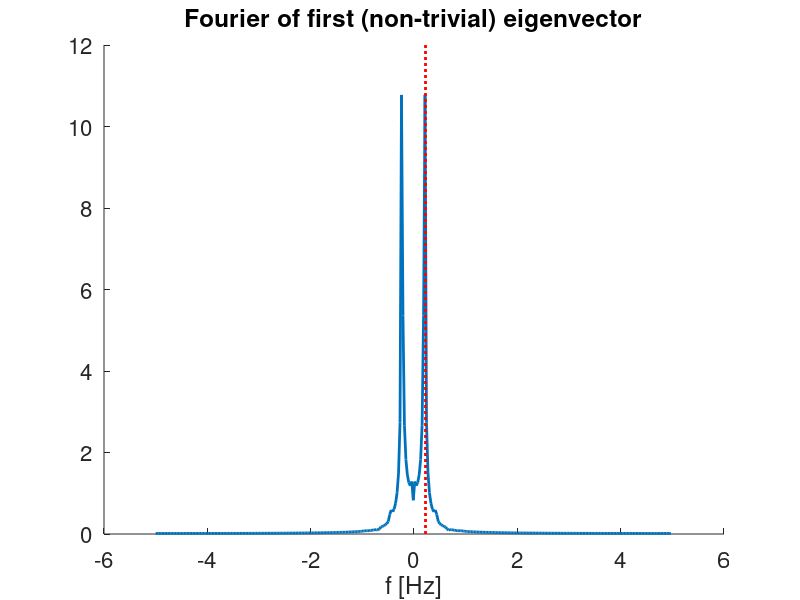

MATLAB code for this plot:
close all
clear
% clc

PLOT_MOVIE = false;

%%
L  = 5;
g  = 9.8; 
w0 = sqrt(g / L);
T  = 2 * pi / w0;
f0 = 1 / T;

Tmax = 35;
dt   = 0.1;
vT   = (0 : dt : Tmax)';
N    = length(vT);

%-- Initial Conditions: y0(1) is angle, y0(2) is angular velocity, y0(3) is
%-- pole length (L)
y0    = [pi/5 0 L];
damp  = 0.1;
ODE   = @(t,y) [y(2);
                -g / y(3) * sin(y(1)) - damp * y(2);
                0];
[~, mY] = ode45(ODE, vT, y0);

%%
if PLOT_MOVIE == true
    figure();
    for ii = 2 : numel(vT)
        plot(0, 0, '.black', 'MarkerSize', 20); %-- plot black dot at center
        
        %-- plot "mass":
        hold on; plot(mY(ii,3) * sin(mY(ii,1)), -mY(ii,3) * cos(mY(ii,1)), '.', 'MarkerSize', 45);
        set(gca, 'FontSize', 16);
        
        %-- plot "pole":
        plot([0 mY(ii,3) * sin(mY(ii,1))], [0 -mY(ii,3) * cos(mY(ii,1))], 'LineWidth', 3); hold off;
        
        %-- aesthetics:
        xlim([-1.5 * mY(ii,3) 1.5*mY(ii,3)]); ylim([-1.5*mY(ii,3) 1.5*mY(ii,3)]); grid on;
        title(['L = ',num2str(mY(ii,3)),'[m]  f_0 = ',num2str(f0),' [Hz]']);
        xlabel(['t = ',num2str(vT(ii)),' [sec]']);
        drawnow;
    end
end

%% Diffusion Map
Fs         = 1 / dt;
mW         = squareform( pdist(mY) );
eps        = median(mW(:));
mK         = exp(-mW.^2 / eps^2);
mA         = mK ./ sum(mK, 2);

[mPhi, mLam] = eig(mA);
f            = Fs / 2 * linspace(-1, 1, N + 1); f(end) = [];

figure; hold on; set(gca, 'FontSize', 16);
plot(f, fftshift( abs( fft(mPhi(:,2)) ) ), 'LineWidth', 2 );
xlabel('f [Hz]'); title('Fourier of first (non-trivial) eigenvector');
vYlim = ylim;
plot([f0, f0], [vYlim(1), vYlim(2)], ':r', 'LineWidth', 2 );

%% Plot with Phase Space Test
% figure();
% for i = 2:numel(t)
%     subplot(1,2,1);
%     plot(y(i,3)*sin(y(i,1)),-y(i,3)*cos(y(i,1)),'.','MarkerSize',45);
%     hold on; plot([0 y(i,3)*sin(y(i,1))],[0 -y(i,3)*cos(y(i,1))],'LineWidth',3); hold off;
%     xlim([-L L]); ylim([-1.5*L L]); grid on;
%     % xlabel t; ylabel y ;
%     title 'Real Space';
%     drawnow;
%     subplot(1,2,2);
%     hold on;
%     plot(y(i,1),y(i,2),'.b','MarkerSize',10);
%     hold on; plot([y(i-1,1) y(i,1)],[y(i-1,2) y(i,2)],'LineWidth',3); hold off;
%     xlim([min(y(:,1)) max(y(:,1))]); ylim([min(y(:,2)) max(y(:,2))]); grid on;
%     xlabel y; ylabel 'dy/dt';
%     title 'The Matrix';
%     drawnow;
% end